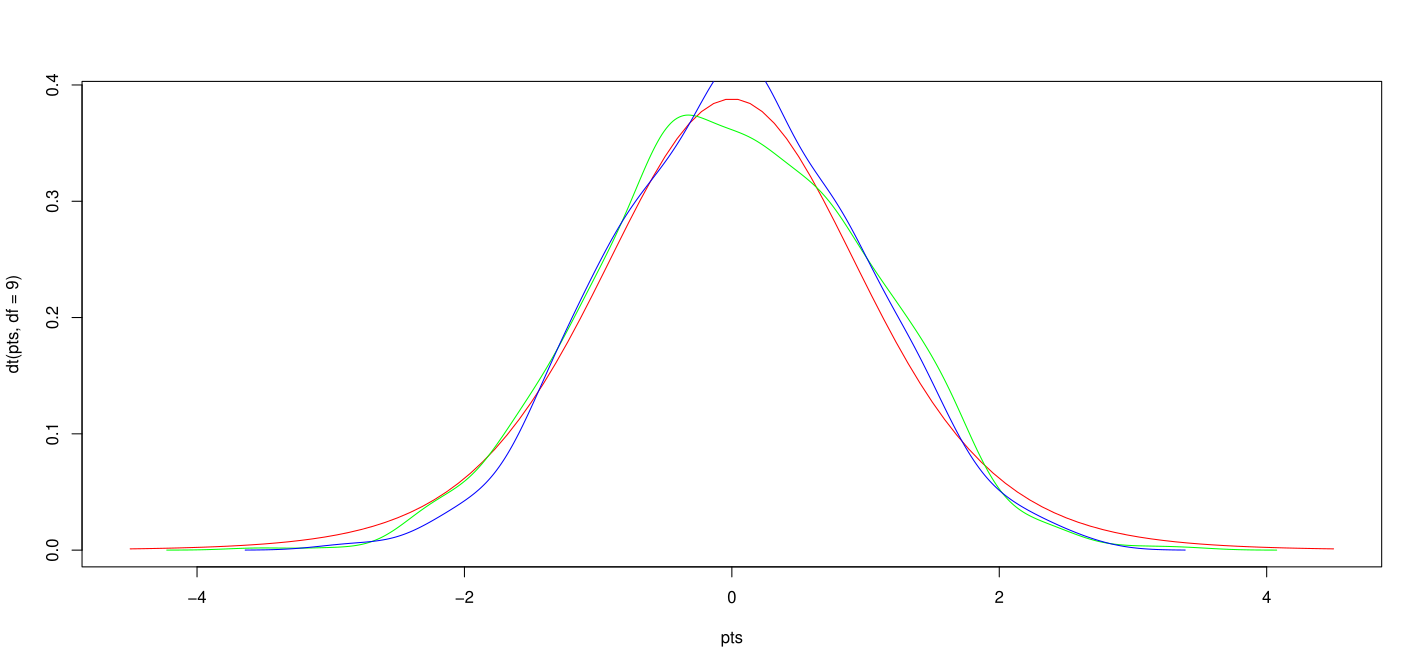

Reproduce this figure in R.
#Author: Forrester, Date: 10/31/2024, Purpose: Ttest Calculation-Assignment7


#Generating random data for x and y
x = rnorm(1000)
y = rnorm(300)

#Plotting graph
pts = seq(-4.5,4.5,length=100)
plot(pts,dt(pts,df=9),col='red',type='l')
lines(density(x), col='green')
lines(density(y), col='blue')

#function to execute the ttest
ttest = t.test(x,y)

#output
ttest


#p-value=0.4039(output from assignment)
